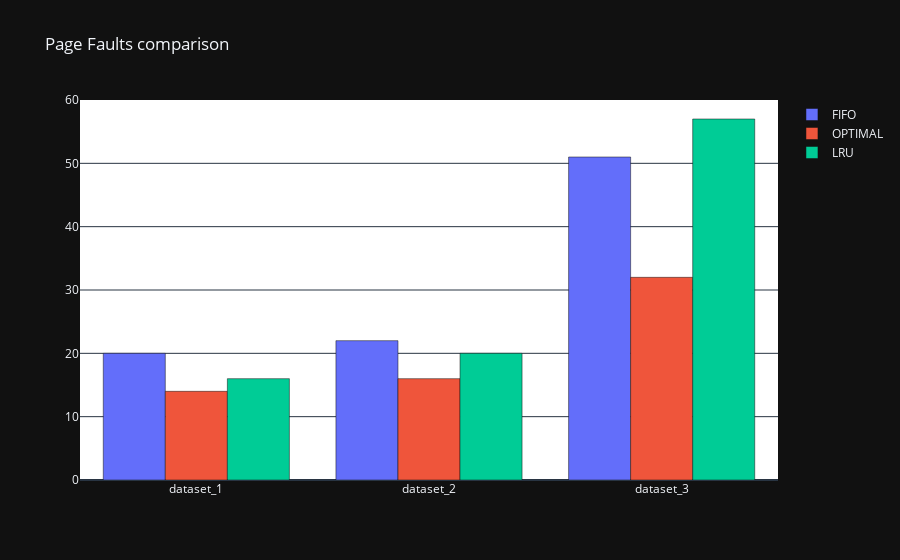

Notebook code for this chart:
### Code cell
import plotly.graph_objects as go

dataset=['dataset_1', 'dataset_2', 'dataset_3']

fig = go.Figure(data=[
    go.Bar(name='FIFO', x=dataset, y=[20, 22, 51]),
    go.Bar(name='OPTIMAL', x=dataset, y=[14, 16, 32]),
    go.Bar(name='LRU', x=dataset, y=[16, 20, 57])
    ] 
)

# Change the bar mode
fig.update_layout(barmode='group', plot_bgcolor='white', title='Page Faults comparison')
fig.show()

### Figure 1 — Plotly figure (JSON) as saved in the notebook; plotly's stock layout.template omitted (floating-point values rounded to 4 significant figures)
{"data": [{"name": "FIFO", "x": ["dataset_1", "dataset_2", "dataset_3"], "y": [20, 22, 51], "type": "bar"}, {"name": "OPTIMAL", "x": ["dataset_1", "dataset_2", "dataset_3"], "y": [14, 16, 32], "type": "bar"}, {"name": "LRU", "x": ["dataset_1", "dataset_2", "dataset_3"], "y": [16, 20, 57], "type": "bar"}], "layout": {"barmode": "group", "plot_bgcolor": "white", "title": {"text": "Page Faults comparison"}}}
